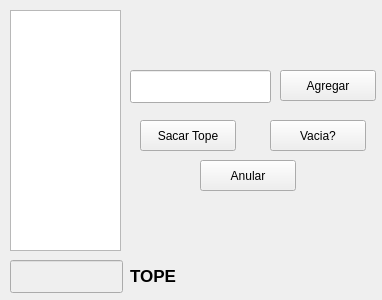
<?xml version="1.0" encoding="UTF-8"?>
<ui version="4.0">
 <class>Pilas</class>
 <widget class="QWidget" name="Pilas">
  <property name="geometry">
   <rect>
    <x>0</x>
    <y>0</y>
    <width>382</width>
    <height>300</height>
   </rect>
  </property>
  <property name="windowTitle">
   <string>Pilas</string>
  </property>
  <widget class="QListWidget" name="list">
   <property name="geometry">
    <rect>
     <x>10</x>
     <y>10</y>
     <width>111</width>
     <height>241</height>
    </rect>
   </property>
  </widget>
  <widget class="QLineEdit" name="txtTope">
   <property name="enabled">
    <bool>false</bool>
   </property>
   <property name="geometry">
    <rect>
     <x>10</x>
     <y>260</y>
     <width>113</width>
     <height>33</height>
    </rect>
   </property>
  </widget>
  <widget class="QLabel" name="label">
   <property name="geometry">
    <rect>
     <x>130</x>
     <y>260</y>
     <width>66</width>
     <height>31</height>
    </rect>
   </property>
   <property name="font">
    <font>
     <pointsize>13</pointsize>
     <weight>75</weight>
     <bold>true</bold>
    </font>
   </property>
   <property name="text">
    <string>TOPE</string>
   </property>
  </widget>
  <widget class="QPushButton" name="pushButton">
   <property name="geometry">
    <rect>
     <x>280</x>
     <y>70</y>
     <width>96</width>
     <height>31</height>
    </rect>
   </property>
   <property name="text">
    <string>Agregar</string>
   </property>
  </widget>
  <widget class="QLineEdit" name="txtValor">
   <property name="enabled">
    <bool>true</bool>
   </property>
   <property name="geometry">
    <rect>
     <x>130</x>
     <y>70</y>
     <width>141</width>
     <height>33</height>
    </rect>
   </property>
  </widget>
  <widget class="QPushButton" name="pushButton_2">
   <property name="geometry">
    <rect>
     <x>140</x>
     <y>120</y>
     <width>96</width>
     <height>31</height>
    </rect>
   </property>
   <property name="text">
    <string>Sacar Tope</string>
   </property>
  </widget>
  <widget class="QPushButton" name="pushButton_4">
   <property name="geometry">
    <rect>
     <x>270</x>
     <y>120</y>
     <width>96</width>
     <height>31</height>
    </rect>
   </property>
   <property name="text">
    <string>Vacia?</string>
   </property>
  </widget>
  <widget class="QPushButton" name="pushButton_5">
   <property name="geometry">
    <rect>
     <x>200</x>
     <y>160</y>
     <width>96</width>
     <height>31</height>
    </rect>
   </property>
   <property name="text">
    <string>Anular</string>
   </property>
  </widget>
 </widget>
 <resources/>
 <connections/>
</ui>
